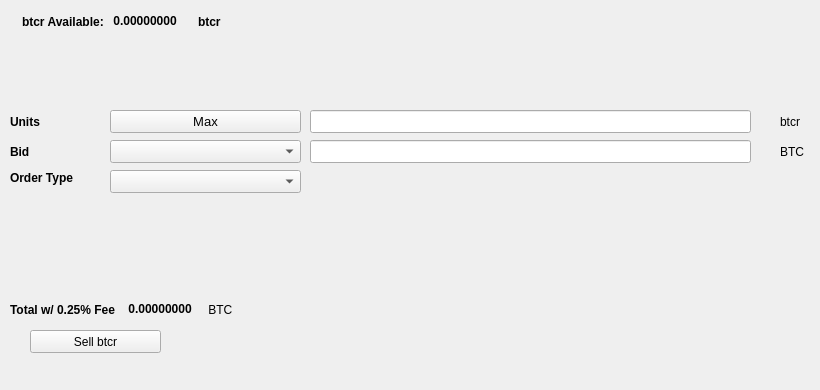
   <widget class="QWidget" name="SellTab">
    <attribute name="title">
     <string>Sell</string>
    </attribute>
    <widget class="QLabel" name="label_16">
     <property name="geometry">
      <rect>
       <x>780</x>
       <y>140</y>
       <width>31</width>
       <height>23</height>
      </rect>
     </property>
     <property name="text">
      <string>BTC</string>
     </property>
    </widget>
    <widget class="QComboBox" name="SellBidcomboBox">
     <property name="geometry">
      <rect>
       <x>110</x>
       <y>140</y>
       <width>191</width>
       <height>23</height>
      </rect>
     </property>
     <property name="font">
      <font>
       <pointsize>10</pointsize>
      </font>
     </property>
    </widget>
    <widget class="QLabel" name="label_18">
     <property name="geometry">
      <rect>
       <x>10</x>
       <y>110</y>
       <width>46</width>
       <height>23</height>
      </rect>
     </property>
     <property name="font">
      <font>
       <weight>75</weight>
       <bold>true</bold>
      </font>
     </property>
     <property name="text">
      <string>Units</string>
     </property>
    </widget>
    <widget class="QPushButton" name="Sell_Max_Amount">
     <property name="geometry">
      <rect>
       <x>110</x>
       <y>110</y>
       <width>191</width>
       <height>23</height>
      </rect>
     </property>
     <property name="font">
      <font>
       <pointsize>10</pointsize>
      </font>
     </property>
     <property name="text">
      <string>Max</string>
     </property>
    </widget>
    <widget class="QLabel" name="label_20">
     <property name="geometry">
      <rect>
       <x>10</x>
       <y>170</y>
       <width>91</width>
       <height>16</height>
      </rect>
     </property>
     <property name="font">
      <font>
       <weight>75</weight>
       <bold>true</bold>
      </font>
     </property>
     <property name="text">
      <string>Order Type</string>
     </property>
    </widget>
    <widget class="QComboBox" name="SellOrdertypeCombo">
     <property name="geometry">
      <rect>
       <x>110</x>
       <y>170</y>
       <width>191</width>
       <height>23</height>
      </rect>
     </property>
     <property name="font">
      <font>
       <pointsize>10</pointsize>
      </font>
     </property>
    </widget>
    <widget class="QLabel" name="label_21">
     <property name="geometry">
      <rect>
       <x>10</x>
       <y>140</y>
       <width>46</width>
       <height>23</height>
      </rect>
     </property>
     <property name="font">
      <font>
       <weight>75</weight>
       <bold>true</bold>
      </font>
     </property>
     <property name="text">
      <string>Bid</string>
     </property>
    </widget>
    <widget class="QLabel" name="label_22">
     <property name="geometry">
      <rect>
       <x>780</x>
       <y>110</y>
       <width>31</width>
       <height>23</height>
      </rect>
     </property>
     <property name="text">
      <string>btcr</string>
     </property>
    </widget>
    <widget class="QLineEdit" name="UnitsInputbtcr">
     <property name="geometry">
      <rect>
       <x>310</x>
       <y>110</y>
       <width>441</width>
       <height>23</height>
      </rect>
     </property>
     <property name="font">
      <font>
       <pointsize>9</pointsize>
       <weight>75</weight>
       <bold>true</bold>
      </font>
     </property>
    </widget>
    <widget class="QLineEdit" name="SellBidPriceEdit">
     <property name="geometry">
      <rect>
       <x>310</x>
       <y>140</y>
       <width>441</width>
       <height>23</height>
      </rect>
     </property>
     <property name="font">
      <font>
       <pointsize>9</pointsize>
       <weight>75</weight>
       <bold>true</bold>
      </font>
     </property>
    </widget>
    <widget class="QPushButton" name="SellbtcrBTN">
     <property name="geometry">
      <rect>
       <x>30</x>
       <y>330</y>
       <width>131</width>
       <height>23</height>
      </rect>
     </property>
     <property name="text">
      <string>Sell btcr</string>
     </property>
     <property name="icon">
      <iconset resource="../btcr">
       <normaloff>:/icons/bitcoin</normaloff>:/icons/bitcoin</iconset>
     </property>
    </widget>
    <widget class="QWidget" name="layoutWidget3">
     <property name="geometry">
      <rect>
       <x>22</x>
       <y>12</y>
       <width>258</width>
       <height>19</height>
      </rect>
     </property>
     <layout class="QHBoxLayout" name="horizontalLayout">
      <item>
       <widget class="QLabel" name="label232_2">
        <property name="font">
         <font>
          <weight>75</weight>
          <bold>true</bold>
         </font>
        </property>
        <property name="text">
         <string>btcr Available:</string>
        </property>
       </widget>
      </item>
      <item>
       <widget class="QLabel" name="btcrAvailableLabel">
        <property name="palette">
         <palette>
          <active>
           <colorrole role="WindowText">
            <brush brushstyle="SolidPattern">
             <color alpha="255">
              <red>0</red>
              <green>0</green>
              <blue>0</blue>
             </color>
            </brush>
           </colorrole>
           <colorrole role="Button">
            <brush brushstyle="SolidPattern">
             <color alpha="255">
              <red>0</red>
              <green>170</green>
              <blue>0</blue>
             </color>
            </brush>
           </colorrole>
           <colorrole role="Light">
            <brush brushstyle="SolidPattern">
             <color alpha="255">
              <red>0</red>
              <green>255</green>
              <blue>0</blue>
             </color>
            </brush>
           </colorrole>
           <colorrole role="Midlight">
            <brush brushstyle="SolidPattern">
             <color alpha="255">
              <red>0</red>
              <green>212</green>
              <blue>0</blue>
             </color>
            </brush>
           </colorrole>
           <colorrole role="Dark">
            <brush brushstyle="SolidPattern">
             <color alpha="255">
              <red>0</red>
              <green>85</green>
              <blue>0</blue>
             </color>
            </brush>
           </colorrole>
           <colorrole role="Mid">
            <brush brushstyle="SolidPattern">
             <color alpha="255">
              <red>0</red>
              <green>113</green>
              <blue>0</blue>
             </color>
            </brush>
           </colorrole>
           <colorrole role="Text">
            <brush brushstyle="SolidPattern">
             <color alpha="255">
              <red>0</red>
              <green>170</green>
              <blue>0</blue>
             </color>
            </brush>
           </colorrole>
           <colorrole role="BrightText">
            <brush brushstyle="SolidPattern">
             <color alpha="255">
              <red>255</red>
              <green>255</green>
              <blue>255</blue>
             </color>
            </brush>
           </colorrole>
           <colorrole role="ButtonText">
            <brush brushstyle="SolidPattern">
             <color alpha="255">
              <red>0</red>
              <green>0</green>
              <blue>0</blue>
             </color>
            </brush>
           </colorrole>
           <colorrole role="Base">
            <brush brushstyle="SolidPattern">
             <color alpha="255">
              <red>255</red>
              <green>255</green>
              <blue>255</blue>
             </color>
            </brush>
           </colorrole>
           <colorrole role="Window">
            <brush brushstyle="SolidPattern">
             <color alpha="255">
              <red>0</red>
              <green>170</green>
              <blue>0</blue>
             </color>
            </brush>
           </colorrole>
           <colorrole role="Shadow">
            <brush brushstyle="SolidPattern">
             <color alpha="255">
              <red>0</red>
              <green>0</green>
              <blue>0</blue>
             </color>
            </brush>
           </colorrole>
           <colorrole role="AlternateBase">
            <brush brushstyle="SolidPattern">
             <color alpha="255">
              <red>127</red>
              <green>212</green>
              <blue>127</blue>
             </color>
            </brush>
           </colorrole>
           <colorrole role="ToolTipBase">
            <brush brushstyle="SolidPattern">
             <color alpha="255">
              <red>255</red>
              <green>255</green>
              <blue>220</blue>
             </color>
            </brush>
           </colorrole>
           <colorrole role="ToolTipText">
            <brush brushstyle="SolidPattern">
             <color alpha="255">
              <red>0</red>
              <green>0</green>
              <blue>0</blue>
             </color>
            </brush>
           </colorrole>
          </active>
          <inactive>
           <colorrole role="WindowText">
            <brush brushstyle="SolidPattern">
             <color alpha="255">
              <red>0</red>
              <green>0</green>
              <blue>0</blue>
             </color>
            </brush>
           </colorrole>
           <colorrole role="Button">
            <brush brushstyle="SolidPattern">
             <color alpha="255">
              <red>0</red>
              <green>170</green>
              <blue>0</blue>
             </color>
            </brush>
           </colorrole>
           <colorrole role="Light">
            <brush brushstyle="SolidPattern">
             <color alpha="255">
              <red>0</red>
              <green>255</green>
              <blue>0</blue>
             </color>
            </brush>
           </colorrole>
           <colorrole role="Midlight">
            <brush brushstyle="SolidPattern">
             <color alpha="255">
              <red>0</red>
              <green>212</green>
              <blue>0</blue>
             </color>
            </brush>
           </colorrole>
           <colorrole role="Dark">
            <brush brushstyle="SolidPattern">
             <color alpha="255">
              <red>0</red>
              <green>85</green>
              <blue>0</blue>
             </color>
            </brush>
           </colorrole>
           <colorrole role="Mid">
            <brush brushstyle="SolidPattern">
             <color alpha="255">
              <red>0</red>
              <green>113</green>
              <blue>0</blue>
             </color>
            </brush>
           </colorrole>
           <colorrole role="Text">
            <brush brushstyle="SolidPattern">
             <color alpha="255">
              <red>0</red>
              <green>170</green>
              <blue>0</blue>
             </color>
            </brush>
           </colorrole>
           <colorrole role="BrightText">
            <brush brushstyle="SolidPattern">
             <color alpha="255">
              <red>255</red>
              <green>255</green>
              <blue>255</blue>
             </color>
            </brush>
           </colorrole>
           <colorrole role="ButtonText">
            <brush brushstyle="SolidPattern">
             <color alpha="255">
              <red>0</red>
              <green>0</green>
              <blue>0</blue>
             </color>
            </brush>
           </colorrole>
           <colorrole role="Base">
            <brush brushstyle="SolidPattern">
             <color alpha="255">
              <red>255</red>
              <green>255</green>
              <blue>255</blue>
             </color>
            </brush>
           </colorrole>
           <colorrole role="Window">
            <brush brushstyle="SolidPattern">
             <color alpha="255">
              <red>0</red>
              <green>170</green>
              <blue>0</blue>
             </color>
            </brush>
           </colorrole>
           <colorrole role="Shadow">
            <brush brushstyle="SolidPattern">
             <color alpha="255">
              <red>0</red>
              <green>0</green>
              <blue>0</blue>
             </color>
            </brush>
           </colorrole>
           <colorrole role="AlternateBase">
            <brush brushstyle="SolidPattern">
             <color alpha="255">
              <red>127</red>
              <green>212</green>
              <blue>127</blue>
             </color>
            </brush>
           </colorrole>
           <colorrole role="ToolTipBase">
            <brush brushstyle="SolidPattern">
             <color alpha="255">
              <red>255</red>
              <green>255</green>
              <blue>220</blue>
             </color>
            </brush>
           </colorrole>
           <colorrole role="ToolTipText">
            <brush brushstyle="SolidPattern">
             <color alpha="255">
              <red>0</red>
              <green>0</green>
              <blue>0</blue>
             </color>
            </brush>
           </colorrole>
          </inactive>
          <disabled>
           <colorrole role="WindowText">
            <brush brushstyle="SolidPattern">
             <color alpha="255">
              <red>0</red>
              <green>85</green>
              <blue>0</blue>
             </color>
            </brush>
           </colorrole>
           <colorrole role="Button">
            <brush brushstyle="SolidPattern">
             <color alpha="255">
              <red>0</red>
              <green>170</green>
              <blue>0</blue>
             </color>
            </brush>
           </colorrole>
           <colorrole role="Light">
            <brush brushstyle="SolidPattern">
             <color alpha="255">
              <red>0</red>
              <green>255</green>
              <blue>0</blue>
             </color>
            </brush>
           </colorrole>
           <colorrole role="Midlight">
            <brush brushstyle="SolidPattern">
             <color alpha="255">
              <red>0</red>
              <green>212</green>
              <blue>0</blue>
             </color>
            </brush>
           </colorrole>
           <colorrole role="Dark">
            <brush brushstyle="SolidPattern">
             <color alpha="255">
              <red>0</red>
              <green>85</green>
              <blue>0</blue>
             </color>
            </brush>
           </colorrole>
           <colorrole role="Mid">
            <brush brushstyle="SolidPattern">
             <color alpha="255">
              <red>0</red>
              <green>113</green>
              <blue>0</blue>
             </color>
            </brush>
           </colorrole>
           <colorrole role="Text">
            <brush brushstyle="SolidPattern">
             <color alpha="255">
              <red>0</red>
              <green>85</green>
              <blue>0</blue>
             </color>
            </brush>
           </colorrole>
           <colorrole role="BrightText">
            <brush brushstyle="SolidPattern">
             <color alpha="255">
              <red>255</red>
              <green>255</green>
              <blue>255</blue>
             </color>
            </brush>
           </colorrole>
           <colorrole role="ButtonText">
            <brush brushstyle="SolidPattern">
             <color alpha="255">
              <red>0</red>
              <green>85</green>
              <blue>0</blue>
             </color>
            </brush>
           </colorrole>
           <colorrole role="Base">
            <brush brushstyle="SolidPattern">
             <color alpha="255">
              <red>0</red>
              <green>170</green>
              <blue>0</blue>
             </color>
            </brush>
           </colorrole>
           <colorrole role="Window">
            <brush brushstyle="SolidPattern">
             <color alpha="255">
              <red>0</red>
              <green>170</green>
              <blue>0</blue>
             </color>
            </brush>
           </colorrole>
           <colorrole role="Shadow">
            <brush brushstyle="SolidPattern">
             <color alpha="255">
              <red>0</red>
              <green>0</green>
              <blue>0</blue>
             </color>
            </brush>
           </colorrole>
           <colorrole role="AlternateBase">
            <brush brushstyle="SolidPattern">
             <color alpha="255">
              <red>0</red>
              <green>170</green>
              <blue>0</blue>
             </color>
            </brush>
           </colorrole>
           <colorrole role="ToolTipBase">
            <brush brushstyle="SolidPattern">
             <color alpha="255">
              <red>255</red>
              <green>255</green>
              <blue>220</blue>
             </color>
            </brush>
           </colorrole>
           <colorrole role="ToolTipText">
            <brush brushstyle="SolidPattern">
             <color alpha="255">
              <red>0</red>
              <green>0</green>
              <blue>0</blue>
             </color>
            </brush>
           </colorrole>
          </disabled>
         </palette>
        </property>
        <property name="font">
         <font>
          <weight>75</weight>
          <bold>true</bold>
         </font>
        </property>
        <property name="text">
         <string> 0.00000000 </string>
        </property>
        <property name="textInteractionFlags">
         <set>Qt::LinksAccessibleByMouse|Qt::TextSelectableByKeyboard|Qt::TextSelectableByMouse</set>
        </property>
       </widget>
      </item>
      <item>
       <widget class="QLabel" name="labelbtcr">
        <property name="font">
         <font>
          <weight>75</weight>
          <bold>true</bold>
         </font>
        </property>
        <property name="text">
         <string>btcr</string>
        </property>
       </widget>
      </item>
     </layout>
    </widget>
    <widget class="QWidget" name="layoutWidget">
     <property name="geometry">
      <rect>
       <x>10</x>
       <y>300</y>
       <width>268</width>
       <height>19</height>
      </rect>
     </property>
     <layout class="QHBoxLayout" name="horizontalLayout_2">
      <item>
       <widget class="QLabel" name="label_19">
        <property name="font">
         <font>
          <weight>75</weight>
          <bold>true</bold>
         </font>
        </property>
        <property name="text">
         <string>Total w/ 0.25% Fee </string>
        </property>
       </widget>
      </item>
      <item>
       <widget class="QLabel" name="SellCostLabel">
        <property name="palette">
         <palette>
          <active>
           <colorrole role="WindowText">
            <brush brushstyle="SolidPattern">
             <color alpha="255">
              <red>0</red>
              <green>0</green>
              <blue>0</blue>
             </color>
            </brush>
           </colorrole>
           <colorrole role="Button">
            <brush brushstyle="SolidPattern">
             <color alpha="255">
              <red>0</red>
              <green>170</green>
              <blue>0</blue>
             </color>
            </brush>
           </colorrole>
           <colorrole role="Light">
            <brush brushstyle="SolidPattern">
             <color alpha="255">
              <red>0</red>
              <green>255</green>
              <blue>0</blue>
             </color>
            </brush>
           </colorrole>
           <colorrole role="Midlight">
            <brush brushstyle="SolidPattern">
             <color alpha="255">
              <red>0</red>
              <green>212</green>
              <blue>0</blue>
             </color>
            </brush>
           </colorrole>
           <colorrole role="Dark">
            <brush brushstyle="SolidPattern">
             <color alpha="255">
              <red>0</red>
              <green>85</green>
              <blue>0</blue>
             </color>
            </brush>
           </colorrole>
           <colorrole role="Mid">
            <brush brushstyle="SolidPattern">
             <color alpha="255">
              <red>0</red>
              <green>113</green>
              <blue>0</blue>
             </color>
            </brush>
           </colorrole>
           <colorrole role="Text">
            <brush brushstyle="SolidPattern">
             <color alpha="255">
              <red>0</red>
              <green>170</green>
              <blue>0</blue>
             </color>
            </brush>
           </colorrole>
           <colorrole role="BrightText">
            <brush brushstyle="SolidPattern">
             <color alpha="255">
              <red>255</red>
              <green>255</green>
              <blue>255</blue>
             </color>
            </brush>
           </colorrole>
           <colorrole role="ButtonText">
            <brush brushstyle="SolidPattern">
             <color alpha="255">
              <red>0</red>
              <green>0</green>
              <blue>0</blue>
             </color>
            </brush>
           </colorrole>
           <colorrole role="Base">
            <brush brushstyle="SolidPattern">
             <color alpha="255">
              <red>255</red>
              <green>255</green>
              <blue>255</blue>
             </color>
            </brush>
           </colorrole>
           <colorrole role="Window">
            <brush brushstyle="SolidPattern">
             <color alpha="255">
              <red>0</red>
              <green>170</green>
              <blue>0</blue>
             </color>
            </brush>
           </colorrole>
           <colorrole role="Shadow">
            <brush brushstyle="SolidPattern">
             <color alpha="255">
              <red>0</red>
              <green>0</green>
              <blue>0</blue>
             </color>
            </brush>
           </colorrole>
           <colorrole role="AlternateBase">
            <brush brushstyle="SolidPattern">
             <color alpha="255">
              <red>127</red>
              <green>212</green>
              <blue>127</blue>
             </color>
            </brush>
           </colorrole>
           <colorrole role="ToolTipBase">
            <brush brushstyle="SolidPattern">
             <color alpha="255">
              <red>255</red>
              <green>255</green>
              <blue>220</blue>
             </color>
            </brush>
           </colorrole>
           <colorrole role="ToolTipText">
            <brush brushstyle="SolidPattern">
             <color alpha="255">
              <red>0</red>
              <green>0</green>
              <blue>0</blue>
             </color>
            </brush>
           </colorrole>
          </active>
          <inactive>
           <colorrole role="WindowText">
            <brush brushstyle="SolidPattern">
             <color alpha="255">
              <red>0</red>
              <green>0</green>
              <blue>0</blue>
             </color>
            </brush>
           </colorrole>
           <colorrole role="Button">
            <brush brushstyle="SolidPattern">
             <color alpha="255">
              <red>0</red>
              <green>170</green>
              <blue>0</blue>
             </color>
            </brush>
           </colorrole>
           <colorrole role="Light">
            <brush brushstyle="SolidPattern">
             <color alpha="255">
              <red>0</red>
              <green>255</green>
              <blue>0</blue>
             </color>
            </brush>
           </colorrole>
           <colorrole role="Midlight">
            <brush brushstyle="SolidPattern">
             <color alpha="255">
              <red>0</red>
              <green>212</green>
              <blue>0</blue>
             </color>
            </brush>
           </colorrole>
           <colorrole role="Dark">
            <brush brushstyle="SolidPattern">
             <color alpha="255">
              <red>0</red>
              <green>85</green>
              <blue>0</blue>
             </color>
            </brush>
           </colorrole>
           <colorrole role="Mid">
            <brush brushstyle="SolidPattern">
             <color alpha="255">
              <red>0</red>
              <green>113</green>
              <blue>0</blue>
             </color>
            </brush>
           </colorrole>
           <colorrole role="Text">
            <brush brushstyle="SolidPattern">
             <color alpha="255">
              <red>0</red>
              <green>170</green>
              <blue>0</blue>
             </color>
            </brush>
           </colorrole>
           <colorrole role="BrightText">
            <brush brushstyle="SolidPattern">
             <color alpha="255">
              <red>255</red>
              <green>255</green>
              <blue>255</blue>
             </color>
            </brush>
           </colorrole>
           <colorrole role="ButtonText">
            <brush brushstyle="SolidPattern">
             <color alpha="255">
              <red>0</red>
              <green>0</green>
              <blue>0</blue>
             </color>
            </brush>
           </colorrole>
           <colorrole role="Base">
            <brush brushstyle="SolidPattern">
             <color alpha="255">
              <red>255</red>
              <green>255</green>
              <blue>255</blue>
             </color>
            </brush>
           </colorrole>
           <colorrole role="Window">
            <brush brushstyle="SolidPattern">
             <color alpha="255">
              <red>0</red>
              <green>170</green>
              <blue>0</blue>
             </color>
            </brush>
           </colorrole>
           <colorrole role="Shadow">
            <brush brushstyle="SolidPattern">
             <color alpha="255">
              <red>0</red>
              <green>0</green>
              <blue>0</blue>
             </color>
            </brush>
           </colorrole>
           <colorrole role="AlternateBase">
            <brush brushstyle="SolidPattern">
             <color alpha="255">
              <red>127</red>
              <green>212</green>
              <blue>127</blue>
             </color>
            </brush>
           </colorrole>
           <colorrole role="ToolTipBase">
            <brush brushstyle="SolidPattern">
             <color alpha="255">
              <red>255</red>
              <green>255</green>
              <blue>220</blue>
             </color>
            </brush>
           </colorrole>
           <colorrole role="ToolTipText">
            <brush brushstyle="SolidPattern">
             <color alpha="255">
              <red>0</red>
              <green>0</green>
              <blue>0</blue>
             </color>
            </brush>
           </colorrole>
          </inactive>
          <disabled>
           <colorrole role="WindowText">
            <brush brushstyle="SolidPattern">
             <color alpha="255">
              <red>0</red>
              <green>85</green>
              <blue>0</blue>
             </color>
            </brush>
           </colorrole>
           <colorrole role="Button">
            <brush brushstyle="SolidPattern">
             <color alpha="255">
              <red>0</red>
              <green>170</green>
              <blue>0</blue>
             </color>
            </brush>
           </colorrole>
           <colorrole role="Light">
            <brush brushstyle="SolidPattern">
             <color alpha="255">
              <red>0</red>
              <green>255</green>
              <blue>0</blue>
             </color>
            </brush>
           </colorrole>
           <colorrole role="Midlight">
            <brush brushstyle="SolidPattern">
             <color alpha="255">
              <red>0</red>
              <green>212</green>
              <blue>0</blue>
             </color>
            </brush>
           </colorrole>
           <colorrole role="Dark">
            <brush brushstyle="SolidPattern">
             <color alpha="255">
              <red>0</red>
              <green>85</green>
              <blue>0</blue>
             </color>
            </brush>
           </colorrole>
           <colorrole role="Mid">
            <brush brushstyle="SolidPattern">
             <color alpha="255">
              <red>0</red>
              <green>113</green>
              <blue>0</blue>
             </color>
            </brush>
           </colorrole>
           <colorrole role="Text">
            <brush brushstyle="SolidPattern">
             <color alpha="255">
              <red>0</red>
              <green>85</green>
              <blue>0</blue>
             </color>
            </brush>
           </colorrole>
           <colorrole role="BrightText">
            <brush brushstyle="SolidPattern">
             <color alpha="255">
              <red>255</red>
              <green>255</green>
              <blue>255</blue>
             </color>
            </brush>
           </colorrole>
           <colorrole role="ButtonText">
            <brush brushstyle="SolidPattern">
             <color alpha="255">
              <red>0</red>
              <green>85</green>
              <blue>0</blue>
             </color>
            </brush>
           </colorrole>
           <colorrole role="Base">
            <brush brushstyle="SolidPattern">
             <color alpha="255">
              <red>0</red>
              <green>170</green>
              <blue>0</blue>
             </color>
            </brush>
           </colorrole>
           <colorrole role="Window">
            <brush brushstyle="SolidPattern">
             <color alpha="255">
              <red>0</red>
              <green>170</green>
              <blue>0</blue>
             </color>
            </brush>
           </colorrole>
           <colorrole role="Shadow">
            <brush brushstyle="SolidPattern">
             <color alpha="255">
              <red>0</red>
              <green>0</green>
              <blue>0</blue>
             </color>
            </brush>
           </colorrole>
           <colorrole role="AlternateBase">
            <brush brushstyle="SolidPattern">
             <color alpha="255">
              <red>0</red>
              <green>170</green>
              <blue>0</blue>
             </color>
            </brush>
           </colorrole>
           <colorrole role="ToolTipBase">
            <brush brushstyle="SolidPattern">
             <color alpha="255">
              <red>255</red>
              <green>255</green>
              <blue>220</blue>
             </color>
            </brush>
           </colorrole>
           <colorrole role="ToolTipText">
            <brush brushstyle="SolidPattern">
             <color alpha="255">
              <red>0</red>
              <green>0</green>
              <blue>0</blue>
             </color>
            </brush>
           </colorrole>
          </disabled>
         </palette>
        </property>
        <property name="font">
         <font>
          <weight>75</weight>
          <bold>true</bold>
         </font>
        </property>
        <property name="autoFillBackground">
         <bool>false</bool>
        </property>
        <property name="text">
         <string> 0.00000000</string>
        </property>
        <property name="textInteractionFlags">
         <set>Qt::LinksAccessibleByMouse|Qt::TextSelectableByMouse</set>
        </property>
       </widget>
      </item>
      <item>
       <widget class="QLabel" name="label_17">
        <property name="font">
         <font>
          <weight>50</weight>
          <bold>false</bold>
         </font>
        </property>
        <property name="text">
         <string> BTC</string>
        </property>
       </widget>
      </item>
     </layout>
    </widget>
    <widget class="QLabel" name="label_23">
     <property name="geometry">
      <rect>
       <x>460</x>
       <y>300</y>
       <width>281</width>
       <height>81</height>
      </rect>
     </property>
     <property name="text">
      <string/>
     </property>
     <property name="pixmap">
      <pixmap>:/images/bittrex</pixmap>
     </property>
    </widget>
   </widget>
